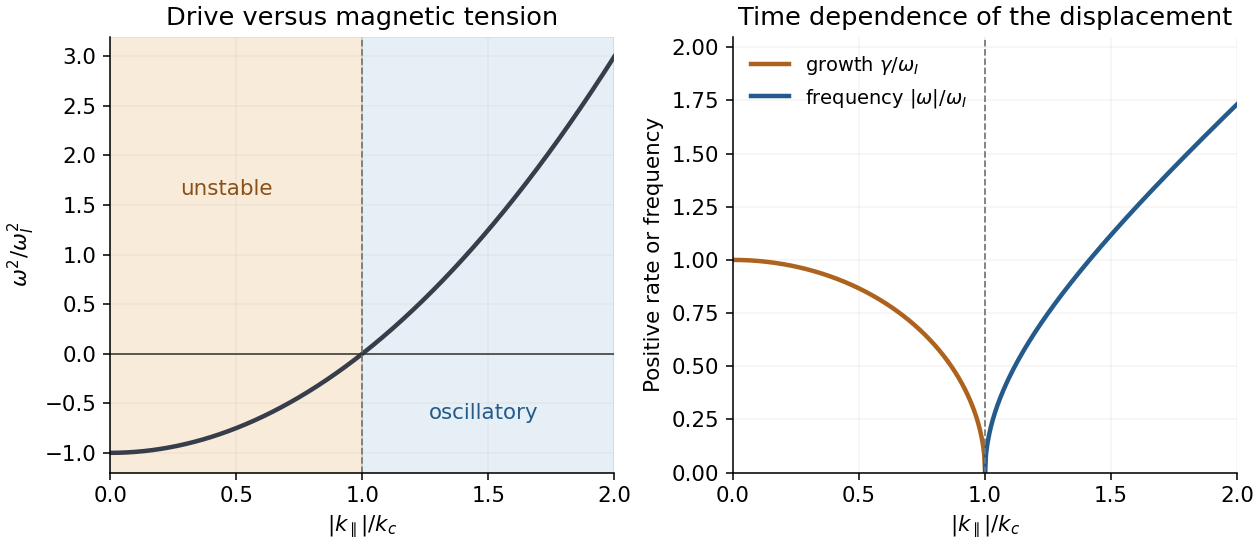

Python code for this plot:
"""Plot the kinetic-interchange threshold; Python 3.14, NumPy/Matplotlib.

Run from the desired image directory. Writes only original2025-interchange.png
in the current working directory. Dependencies are in the root pyproject.toml.
"""
from pathlib import Path

import matplotlib
matplotlib.use('Agg')
import matplotlib.pyplot as plt
import numpy as np


def main():
    u = np.linspace(0, 2, 601)
    unstable = np.linspace(0, 1, 301)
    stable = np.linspace(1, 2, 301)
    plt.rcParams.update({'font.size': 11, 'figure.facecolor': 'white', 'axes.facecolor': 'white'})
    fig, axes = plt.subplots(1, 2, figsize=(9.0, 3.9), layout='constrained')
    ax = axes[0]
    ax.axvspan(0, 1, color='#e9aa5b', alpha=.23)
    ax.axvspan(1, 2, color='#8ab2d2', alpha=.20)
    ax.plot(u, u*u-1, color='#363d4b', linewidth=2.3)
    ax.axhline(0, color='#333333', linewidth=.8)
    ax.set_ylabel(r'$\omega^2/\omega_I^2$')
    ax.set_title('Drive versus magnetic tension')
    ax.text(.46, 1.6, 'unstable', ha='center', color='#895018')
    ax.text(1.48, -.66, 'oscillatory', ha='center', color='#245b8b')
    ax = axes[1]
    ax.plot(unstable, np.sqrt(np.maximum(1-unstable**2, 0)), color='#ad631d', linewidth=2.3, label=r'growth $\gamma/\omega_I$')
    ax.plot(stable, np.sqrt(stable**2-1), color='#245b8b', linewidth=2.3, label=r'frequency $|\omega|/\omega_I$')
    ax.set_title('Time dependence of the displacement')
    ax.set_ylabel('Positive rate or frequency')
    ax.legend(loc='upper left', frameon=False, fontsize=10)
    ax.set_ylim(0, 2.05)
    for ax in axes:
        ax.axvline(1, color='#777777', linestyle='--', linewidth=.9)
        ax.set_xlabel(r'$|k_\parallel|/k_c$')
        ax.set_xlim(0, 2)
        ax.spines[['top', 'right']].set_visible(False)
        ax.grid(alpha=.13)
    fig.savefig(Path.cwd() / 'original2025-interchange.png', dpi=140, facecolor='white', transparent=False)
    plt.close(fig)


if __name__ == '__main__':
    main()
